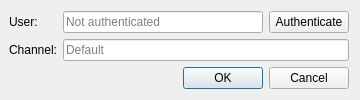
<?xml version="1.0" encoding="UTF-8"?>
<ui version="4.0">
 <class>Configuration</class>
 <widget class="QDialog" name="Configuration">
  <property name="geometry">
   <rect>
    <x>0</x>
    <y>0</y>
    <width>620</width>
    <height>185</height>
   </rect>
  </property>
  <property name="minimumSize">
   <size>
    <width>0</width>
    <height>0</height>
   </size>
  </property>
  <property name="maximumSize">
   <size>
    <width>16777215</width>
    <height>16777215</height>
   </size>
  </property>
  <property name="baseSize">
   <size>
    <width>0</width>
    <height>0</height>
   </size>
  </property>
  <property name="windowTitle">
   <string>Configuration</string>
  </property>
  <layout class="QVBoxLayout" name="verticalLayout">
   <property name="sizeConstraint">
    <enum>QLayout::SetFixedSize</enum>
   </property>
   <property name="leftMargin">
    <number>9</number>
   </property>
   <item>
    <layout class="QFormLayout" name="formLayout">
     <property name="sizeConstraint">
      <enum>QLayout::SetDefaultConstraint</enum>
     </property>
     <property name="fieldGrowthPolicy">
      <enum>QFormLayout::AllNonFixedFieldsGrow</enum>
     </property>
     <item row="0" column="0">
      <widget class="QLabel" name="label_user">
       <property name="text">
        <string>User:</string>
       </property>
       <property name="buddy">
        <cstring>user</cstring>
       </property>
      </widget>
     </item>
     <item row="0" column="1">
      <layout class="QHBoxLayout" name="horizontalLayout">
       <item>
        <widget class="QLineEdit" name="user">
         <property name="enabled">
          <bool>true</bool>
         </property>
         <property name="minimumSize">
          <size>
           <width>200</width>
           <height>0</height>
          </size>
         </property>
         <property name="readOnly">
          <bool>true</bool>
         </property>
         <property name="placeholderText">
          <string>Not authenticated</string>
         </property>
        </widget>
       </item>
       <item>
        <widget class="QPushButton" name="authenticate">
         <property name="text">
          <string>Authenticate</string>
         </property>
        </widget>
       </item>
      </layout>
     </item>
     <item row="1" column="0">
      <widget class="QLabel" name="label_channel">
       <property name="text">
        <string>Channel:</string>
       </property>
      </widget>
     </item>
     <item row="1" column="1">
      <widget class="QLineEdit" name="channel">
       <property name="minimumSize">
        <size>
         <width>0</width>
         <height>0</height>
        </size>
       </property>
       <property name="placeholderText">
        <string>Default</string>
       </property>
      </widget>
     </item>
    </layout>
   </item>
   <item>
    <widget class="QDialogButtonBox" name="buttonBox">
     <property name="minimumSize">
      <size>
       <width>0</width>
       <height>0</height>
      </size>
     </property>
     <property name="orientation">
      <enum>Qt::Horizontal</enum>
     </property>
     <property name="standardButtons">
      <set>QDialogButtonBox::Cancel|QDialogButtonBox::Ok</set>
     </property>
    </widget>
   </item>
  </layout>
 </widget>
 <resources/>
 <connections>
  <connection>
   <sender>buttonBox</sender>
   <signal>accepted()</signal>
   <receiver>Configuration</receiver>
   <slot>accept()</slot>
   <hints>
    <hint type="sourcelabel">
     <x>493</x>
     <y>176</y>
    </hint>
    <hint type="destinationlabel">
     <x>454</x>
     <y>110</y>
    </hint>
   </hints>
  </connection>
  <connection>
   <sender>buttonBox</sender>
   <signal>rejected()</signal>
   <receiver>Configuration</receiver>
   <slot>reject()</slot>
   <hints>
    <hint type="sourcelabel">
     <x>579</x>
     <y>176</y>
    </hint>
    <hint type="destinationlabel">
     <x>454</x>
     <y>71</y>
    </hint>
   </hints>
  </connection>
  <connection>
   <sender>authenticate</sender>
   <signal>clicked()</signal>
   <receiver>Configuration</receiver>
   <slot>authenticate()</slot>
   <hints>
    <hint type="sourcelabel">
     <x>569</x>
     <y>24</y>
    </hint>
    <hint type="destinationlabel">
     <x>321</x>
     <y>91</y>
    </hint>
   </hints>
  </connection>
  <connection>
   <sender>channel</sender>
   <signal>editingFinished()</signal>
   <receiver>Configuration</receiver>
   <slot>channelModified()</slot>
   <hints>
    <hint type="sourcelabel">
     <x>173</x>
     <y>51</y>
    </hint>
    <hint type="destinationlabel">
     <x>322</x>
     <y>129</y>
    </hint>
   </hints>
  </connection>
 </connections>
 <slots>
  <slot>authenticate()</slot>
  <slot>channelModified()</slot>
 </slots>
</ui>
